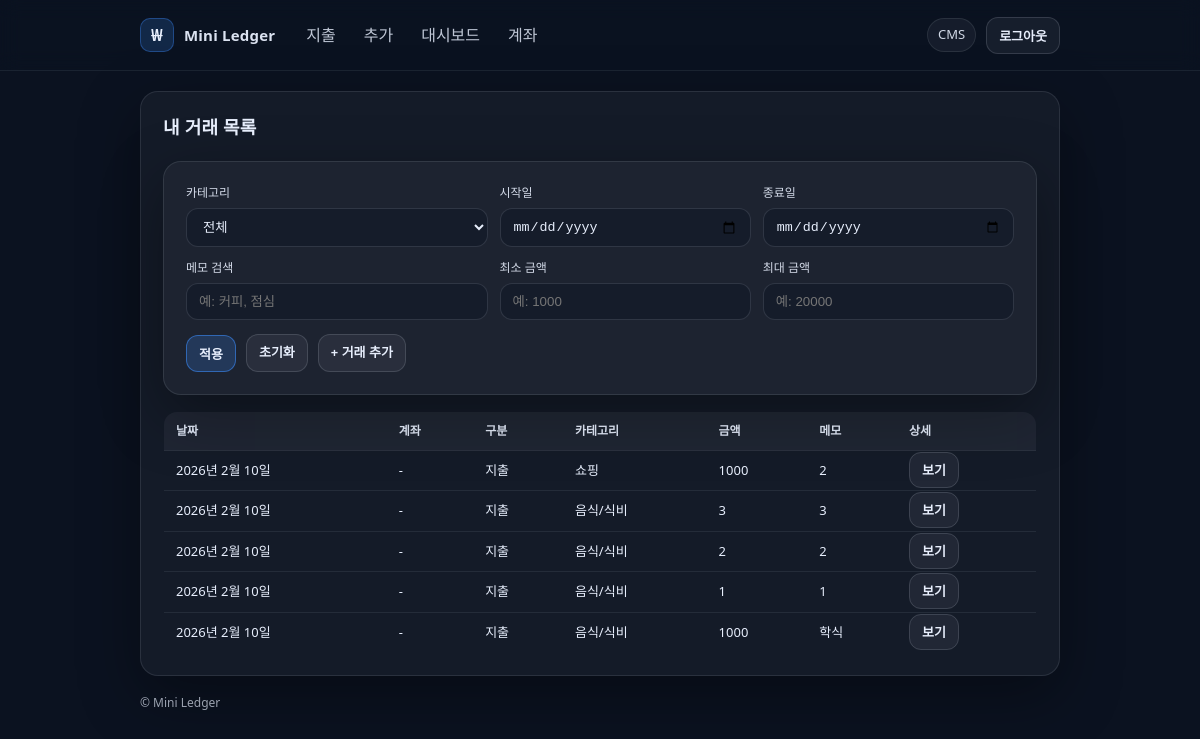
The app's page /expenses/ (signed in) with its own data.
### expenses/models.py (models this page shows, shortened)
class Expense(models.Model):
    class TxType(models.TextChoices):
        IN = "IN", "수입"
        OUT = "OUT", "지출"
    class Category(models.TextChoices):
        FOOD = "FOOD", "음식/식비"
        TRANSPORT = "TRANSPORT", "교통"
        SHOPPING = "SHOPPING", "쇼핑"
        LIVING = "LIVING", "생활"
        ETC = "ETC", "기타"
    user = models.ForeignKey(
        settings.AUTH_USER_MODEL,
        on_delete=models.CASCADE,
        related_name="expenses",
    )
    account = models.ForeignKey(
        "banking.Account",
        on_delete=models.SET_NULL,
        null=True,
        blank=True,
        related_name="expenses",
    )
    tx_type = models.CharField(
        max_length=3,
        choices=TxType.choices,
        default=TxType.OUT,
    )
    category = models.CharField(
        max_length=20,
        choices=Category.choices,
        default=Category.FOOD,
    )
    amount = models.PositiveIntegerField()
    memo = models.CharField(max_length=200, blank=True)
    spent_at = models.DateField()
    created_at = models.DateTimeField(auto_now_add=True)

### expenses/views.py (the view)
# urls.py: path("", views.expense_list, name="expense_list"),
@login_required
def expense_list(request):
    expenses = Expense.objects.filter(user=request.user).order_by("-spent_at", "-id")
    category = request.GET.get("category", "").strip()
    q = request.GET.get("q", "").strip()
    date_from = request.GET.get("from", "").strip()
    date_to = request.GET.get("to", "").strip()
    min_amount = request.GET.get("min", "").strip()
    max_amount = request.GET.get("max", "").strip()
    if category:
        expenses = expenses.filter(category=category)
    if q:
        expenses = expenses.filter(memo__icontains=q)
    if date_from:
        expenses = expenses.filter(spent_at__gte=date_from)
    if date_to:
        expenses = expenses.filter(spent_at__lte=date_to)
    if min_amount:
        try:
            expenses = expenses.filter(amount__gte=int(min_amount))
        except ValueError:
            pass
    if max_amount:
        try:
            expenses = expenses.filter(amount__lte=int(max_amount))
        except ValueError:
            pass
    categories = Expense.Category.choices
    return render(
        request,
        "expenses/list.html",
        {
            "expenses": expenses,
            "categories": categories,
            "filter": {"category": category, "q": q, "from": date_from, "to": date_to, "min": min_amount, "max": max_amount},
        },
    )

### templates/expenses/list.html (shortened to what this page needs)
{% extends "base.html" %}
{% block content %}
  <h1>내 거래 목록</h1>
  <form method="get" class="card" style="margin-bottom:16px;">
    <div style="display:grid; grid-template-columns: 1.2fr 1fr 1fr; gap:12px;">
      <div>
        <label>카테고리</label>
        <select name="category">
          <option value="">전체</option>
        </select>
      </div>
      <div>
        <label>시작일</label>
        <input type="date" name="from" value="{{ filter.from }}">
      </div>
      <div>
        <label>종료일</label>
        <input type="date" name="to" value="{{ filter.to }}">
      </div>
    </div>
    <div style="display:grid; grid-template-columns: 1.2fr 1fr 1fr; gap:12px; margin-top:12px;">
      <div>
        <label>메모 검색</label>
        <input type="text" name="q" placeholder="예: 커피, 점심" value="{{ filter.q }}">
      </div>
      <div>
        <label>최소 금액</label>
        <input type="number" name="min" placeholder="예: 1000" value="{{ filter.min }}">
      </div>
      <div>
        <label>최대 금액</label>
        <input type="number" name="max" placeholder="예: 20000" value="{{ filter.max }}">
      </div>
    </div>
    <div class="actions">
      <button class="btn" type="submit">적용</button>
      <a class="btn btn--ghost" href="{% url 'expense_list' %}">초기화</a>
      <a class="btn btn--ghost" href="{% url 'expense_create' %}">+ 거래 추가</a>
    </div>
  </form>
  {% if expenses %}
    <table>
      <thead>
        <tr>
          <th>날짜</th>
          <th>계좌</th>
          <th>구분</th>
          <th>카테고리</th>
          <th>금액</th>
          <th>메모</th>
          <th>상세</th>
        </tr>
      </thead>
      <tbody>
        {% for e in expenses %}
          <tr>
            <td>{{ e.spent_at }}</td>
            <td>{% if e.account %}{{ e.account }}{% else %}-{% endif %}</td>
            <td>{{ e.get_tx_type_display }}</td>
            <td>{{ e.get_category_display }}</td>
            <td>{{ e.amount }}</td>
            <td>{{ e.memo }}</td>
            <td>
              <a class="btn btn--ghost" href="{% url 'expense_detail' e.id %}">보기</a>
            </td>
          </tr>
        {% endfor %}
      </tbody>
    </table>
  {% else %}
    <p>조건에 맞는 거래가 없어요.</p>
  {% endif %}
{% endblock %}

### templates/base.html (shortened to what this page needs)
{% load static %}
<!doctype html>
<html lang="ko">
<head>
  <link rel="stylesheet" href="{% static 'css/style.css' %}">
</head>
<body>
  <header class="topbar">
    <div class="container topbar__inner">
      <a class="brand" href="/expenses/">
        <span class="brand__logo">₩</span>
        <span class="brand__name">Mini Ledger</span>
      </a>
      <nav class="nav">
        <a class="nav__link" href="/expenses/">지출</a>
        <a class="nav__link" href="/expenses/new/">추가</a>
        <a class="nav__link" href="{% url 'dashboard' %}">대시보드</a>
        <a class="nav__link" href="{% url 'account_list' %}">계좌</a>
      </nav>
      <div class="auth">
        {% if user.is_authenticated %}
          <span class="auth__user">{{ user.username }}</span>
          <form method="post" action="{% url 'logout' %}">
            <button class="btn btn--ghost" type="submit">로그아웃</button>
          </form>
        {% else %}
          <a class="btn btn--ghost" href="{% url 'login' %}">로그인</a>
          <a class="btn" href="{% url 'signup' %}">회원가입</a>
        {% endif %}
      </div>
    </div>
  </header>
  <main class="container">
    <div class="card">
      {% block content %}{% endblock %}
    </div>
    <footer class="footer">
      <span>© Mini Ledger</span>
    </footer>
  </main>
</body>
</html>

### static/css/style.css (style rules this page uses)
* { box-sizing: border-box; }
html, body { margin: 0; padding: 0; }
body { font-family: ui-sans-serif, system-ui, -apple-system, Segoe UI, Roboto, Apple SD Gothic Neo, "Noto Sans KR", sans-serif; background: #0b1220; color: #e7eefc; line-height: 1.5; }
.container { width: min(920px, calc(100% - 32px)); margin: 0 auto; }
.topbar { position: sticky; top: 0; z-index: 50; backdrop-filter: blur(10px); background: rgba(11, 18, 32, 0.72); border-bottom: 1px solid rgba(231, 238, 252, 0.08); }
.topbar__inner { display: flex; align-items: center; gap: 14px; padding: 14px 0; }
.brand { display: inline-flex; align-items: center; gap: 10px; color: #e7eefc; text-decoration: none; font-weight: 700; letter-spacing: 0.2px; }
.brand__logo { width: 34px; height: 34px; display: grid; place-items: center; border-radius: 10px; background: rgba(61, 142, 255, 0.18); border: 1px solid rgba(61, 142, 255, 0.35); }
.brand__name { font-size: 15px; opacity: 0.95; }
.nav { display: flex; gap: 6px; margin-left: 6px; }
.nav__link { padding: 8px 10px; border-radius: 10px; color: rgba(231, 238, 252, 0.82); text-decoration: none; border: 1px solid transparent; }
.auth { margin-left: auto; display: flex; align-items: center; gap: 10px; }
.auth__user { opacity: 0.9; font-size: 13px; padding: 6px 10px; border-radius: 999px; background: rgba(231, 238, 252, 0.06); border: 1px solid rgba(231, 238, 252, 0.10); }
.card { margin-top: 20px; background: rgba(255, 255, 255, 0.04); border: 1px solid rgba(231, 238, 252, 0.10); border-radius: 18px; padding: 22px; box-shadow: 0 20px 60px rgba(0, 0, 0, 0.35); }
.btn { appearance: none; border: 1px solid rgba(61, 142, 255, 0.55); background: rgba(61, 142, 255, 0.20); color: #e7eefc; padding: 8px 12px; border-radius: 12px; cursor: pointer; text-decoration: none; font-weight: 600; font-size: 13px; transition: transform 0.06s ease, background 0.15s ease, border-color 0.15s ease; }
.btn--ghost { border-color: rgba(231, 238, 252, 0.14); background: rgba(231, 238, 252, 0.06); }
h1, h2, h3 { margin: 0 0 14px; }
h1 { font-size: 18px; letter-spacing: 0.2px; }
form { margin: 0; }
label { display: block; margin-bottom: 6px; font-size: 12px; opacity: 0.9; }
input, textarea, select { width: 100%; padding: 10px 12px; border-radius: 12px; border: 1px solid rgba(231, 238, 252, 0.12); background: rgba(11, 18, 32, 0.35); color: #e7eefc; outline: none; }
.actions { display: flex; gap: 10px; align-items: center; margin-top: 14px; }
table { width: 100%; border-collapse: collapse; margin-top: 10px; overflow: hidden; border-radius: 14px; border: 1px solid rgba(231, 238, 252, 0.10); }
thead th { text-align: left; font-size: 12px; padding: 10px 12px; background: rgba(231, 238, 252, 0.06); border-bottom: 1px solid rgba(231, 238, 252, 0.10); opacity: 0.9; }
tbody td { padding: 10px 12px; border-bottom: 1px solid rgba(231, 238, 252, 0.08); font-size: 13px; }
a { color: rgba(140, 197, 255, 0.95); }
.footer { opacity: 0.65; font-size: 12px; padding: 18px 0 30px; }

### records on screen
Expense: spent_at "2026년 2월 10일", tx_type "지출", category "쇼핑", amount "1000", memo "2"
Expense: spent_at "2026년 2월 10일", tx_type "지출", category "음식/식비", amount "3", memo "3"
Expense: spent_at "2026년 2월 10일", tx_type "지출", category "음식/식비", amount "2", memo "2"
Expense: spent_at "2026년 2월 10일", tx_type "지출", category "음식/식비", amount "1", memo "1"
Expense: spent_at "2026년 2월 10일", tx_type "지출", category "음식/식비", amount "1000", memo "학식"

### other values on screen
{{ user.username }} "CMS"
